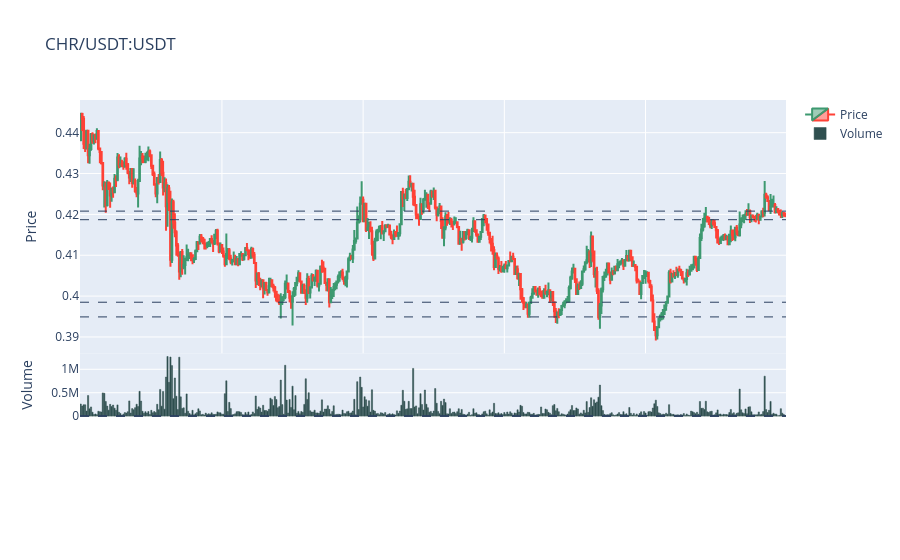

The cell this chart's notebook holds for it:
### Code cell
# label = 0
prob = 0.5
fig = generate_candlestick_graph(pair=pair, data=df)
for label in [0,1]:
    Max = df_[(df_.labels == label) & (df_.probabilities > prob)]['values'].max()
    Min = df_[(df_.labels == label & (df_.probabilities > prob))]['values'].min()
    fig.add_hline(y=Max, line_width=1, line_dash="dash")
    fig.add_hline(y=Min, line_width=1, line_dash="dash")
fig.show()

### Figure 1 — Plotly figure (JSON) as saved in the notebook; plotly's stock layout.template omitted (floating-point values rounded to 4 significant figures; data arrays with more than 128 entries replaced by an {"elided": "..."} marker saying what was removed)
{"data": [{"close": {"elided": "480 float values"}, "high": {"elided": "480 float values"}, "low": {"elided": "480 float values"}, "name": "Price", "open": {"elided": "480 float values"}, "type": "candlestick", "x": {"elided": "480 str values"}, "xaxis": "x", "yaxis": "y"}, {"marker": {"color": "DarkSlateGrey", "line": {"color": "DarkSlateGrey"}}, "name": "Volume", "type": "bar", "x": {"elided": "480 str values"}, "xaxis": "x2", "y": {"elided": "480 float values"}, "yaxis": "y2"}], "layout": {"modebar": {"add": ["v1hovermode", "toggleSpikeLines"]}, "shapes": [{"line": {"dash": "dash", "width": 1}, "type": "line", "x0": 0, "x1": 1, "xref": "x domain", "y0": 0.3985, "y1": 0.3985, "yref": "y"}, {"line": {"dash": "dash", "width": 1}, "type": "line", "x0": 0, "x1": 1, "xref": "x2 domain", "y0": 0.3985, "y1": 0.3985, "yref": "y2"}, {"line": {"dash": "dash", "width": 1}, "type": "line", "x0": 0, "x1": 1, "xref": "x domain", "y0": 0.3949, "y1": 0.3949, "yref": "y"}, {"line": {"dash": "dash", "width": 1}, "type": "line", "x0": 0, "x1": 1, "xref": "x2 domain", "y0": 0.3949, "y1": 0.3949, "yref": "y2"}, {"line": {"dash": "dash", "width": 1}, "type": "line", "x0": 0, "x1": 1, "xref": "x domain", "y0": 0.4208, "y1": 0.4208, "yref": "y"}, {"line": {"dash": "dash", "width": 1}, "type": "line", "x0": 0, "x1": 1, "xref": "x2 domain", "y0": 0.4208, "y1": 0.4208, "yref": "y2"}, {"line": {"dash": "dash", "width": 1}, "type": "line", "x0": 0, "x1": 1, "xref": "x domain", "y0": 0.4187, "y1": 0.4187, "yref": "y"}, {"line": {"dash": "dash", "width": 1}, "type": "line", "x0": 0, "x1": 1, "xref": "x2 domain", "y0": 0.4187, "y1": 0.4187, "yref": "y2"}], "title": {"text": "CHR/USDT:USDT"}, "xaxis": {"anchor": "y", "domain": [0, 1], "matches": "x3", "rangeslider": {"visible": false}, "showticklabels": false}, "xaxis2": {"anchor": "y2", "domain": [0, 1], "matches": "x3", "showticklabels": false}, "xaxis3": {"anchor": "y3", "domain": [0, 1]}, "yaxis": {"anchor": "x", "domain": [0.3335, 1], "title": {"text": "Price"}}, "yaxis2": {"anchor": "x2", "domain": [0.1667, 0.3334], "title": {"text": "Volume"}}, "yaxis3": {"anchor": "x3", "domain": [0, 0.1666], "title": {"text": "Other"}}}}
